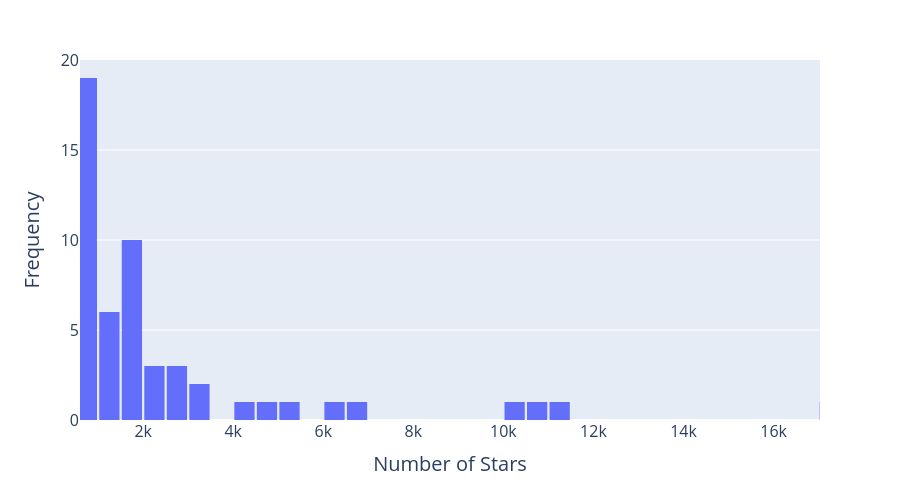

The cell this chart's notebook holds for it:
### Code cell
import pandas as pd
import plotly.express as px

df = pd.read_csv("data/evaluation_harness_metadata.csv", encoding="utf-8")

# Create histogram for star distribution
fig = px.histogram(
    df, 
    x='stars',
    nbins=50,  # Adjust number of bins as needed
    labels={'stars': 'Number of Stars'},
)

# Customize the layout
fig.update_layout(
    xaxis_title="Number of Stars",
    yaxis_title="Frequency",
    height=500,
    showlegend=False,
    bargap=0.1,  # Add small gap between bars for better distinguishability
    xaxis=dict(
        title_font_size=20,
        tickfont_size=16,
        range=[df['stars'].min(), df['stars'].max()]  # Start x-axis from min value to avoid overlap at 0
    ),
    yaxis=dict(
        title_font_size=20,
        tickfont_size=16
    )
)

fig.show()

### Figure 1 — Plotly figure (JSON) as saved in the notebook; plotly's stock layout.template omitted (floating-point values rounded to 4 significant figures)
{"data": [{"bingroup": "x", "hovertemplate": "Number of Stars=%{x}<br>count=%{y}<extra></extra>", "legendgroup": "", "marker": {"color": "#636efa", "pattern": {"shape": ""}}, "name": "", "nbinsx": 50, "orientation": "v", "showlegend": false, "type": "histogram", "x": [1869, 5456, 659, 4325, 1968, 612, 982, 666, 11368, 1546, 1930, 1597, 17031, 1747, 2332, 6669, 683, 4906, 2492, 2952, 1353, 1138, 800, 10262, 1975, 1020, 3131, 739, 1583, 671, 1469, 2035, 843, 6125, 860, 997, 2718, 1886, 624, 10959, 994, 597, 639, 1538, 778, 667, 1268, 988, 2813, 599, 1230, 3118], "xaxis": "x", "yaxis": "y"}], "layout": {"bargap": 0.1, "barmode": "relative", "height": 500, "legend": {"tracegroupgap": 0}, "margin": {"t": 60}, "showlegend": false, "xaxis": {"anchor": "y", "domain": [0, 1], "range": [597, 17031], "tickfont": {"size": 16}, "title": {"font": {"size": 20}, "text": "Number of Stars"}}, "yaxis": {"anchor": "x", "domain": [0, 1], "tickfont": {"size": 16}, "title": {"font": {"size": 20}, "text": "Frequency"}}}}
